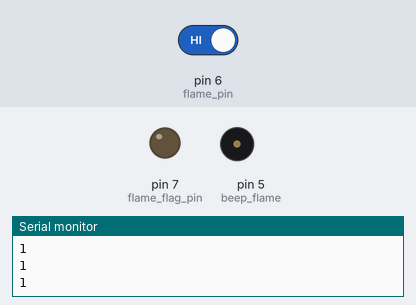
A sketch run on a simulated Arduino Uno, built with avr-gcc and run on an emulated ATmega328P. On the bench: output pins drawn as LEDs (lit = HIGH), buzzer (waves = sounding), the last lines printed to the serial monitor. Inputs (shaded band) come from the test bench; at power-on: pin 6 (flame_pin) HIGH.

Above: at 1.8 s.
1.9 s: pin 6 (flame_pin) driven LOW
At 3.0 s:
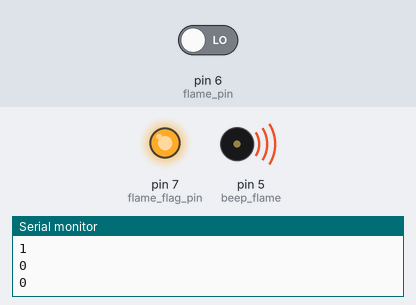
3.5 s: pin 6 (flame_pin) driven HIGH
At 4.2 s:
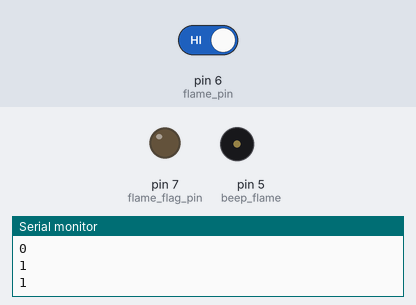
Timing chart, 0 to 6.5 s (numbered marks = the images above; inputs shaded):
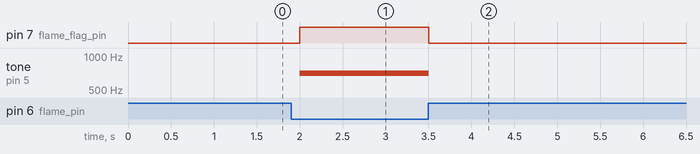

The sketch:

Fire_Alarm.ino
```cpp
const int flame_pin = 6;
const int flame_flag_pin = 7;
const int beep_flame = 5;
const int beep_flame_freq = 700;

void setup() {
  pinMode(flame_pin, INPUT);
  pinMode(flame_flag_pin, OUTPUT);
  Serial.begin(9600);
}

void loop() {
  int is_fire = 1;
  is_fire = digitalRead(flame_pin);
  Serial.println(is_fire);
  if(is_fire == LOW){
    digitalWrite(flame_flag_pin, HIGH);
    tone(beep_flame, beep_flame_freq);
    delay(500);
  }
  else {
    digitalWrite(flame_flag_pin, LOW);
    noTone(beep_flame);
    delay(500);
  }
}
```

Measured:
- after the input at 1.9 s, pin 7 (flame_flag_pin): LOW → HIGH after 0.10 s; tone on pin 5 (beep_flame): silent → 700 Hz after 0.10 s
- after the input at 3.5 s, pin 7 (flame_flag_pin): HIGH → LOW at once; tone on pin 5 (beep_flame): 700 Hz → silent at once
